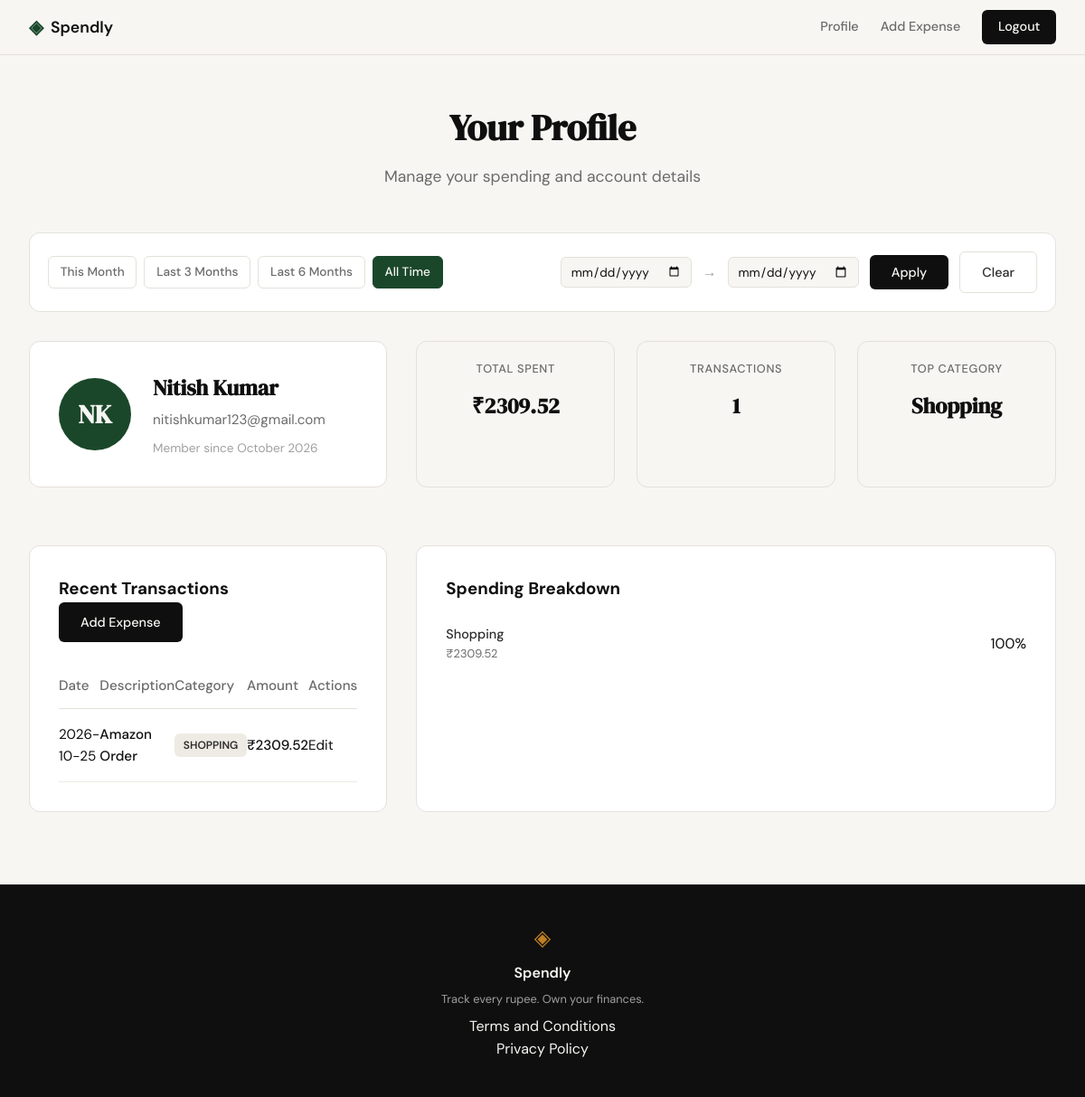
/profile (signed in), run on an earlier commit of the app's database.
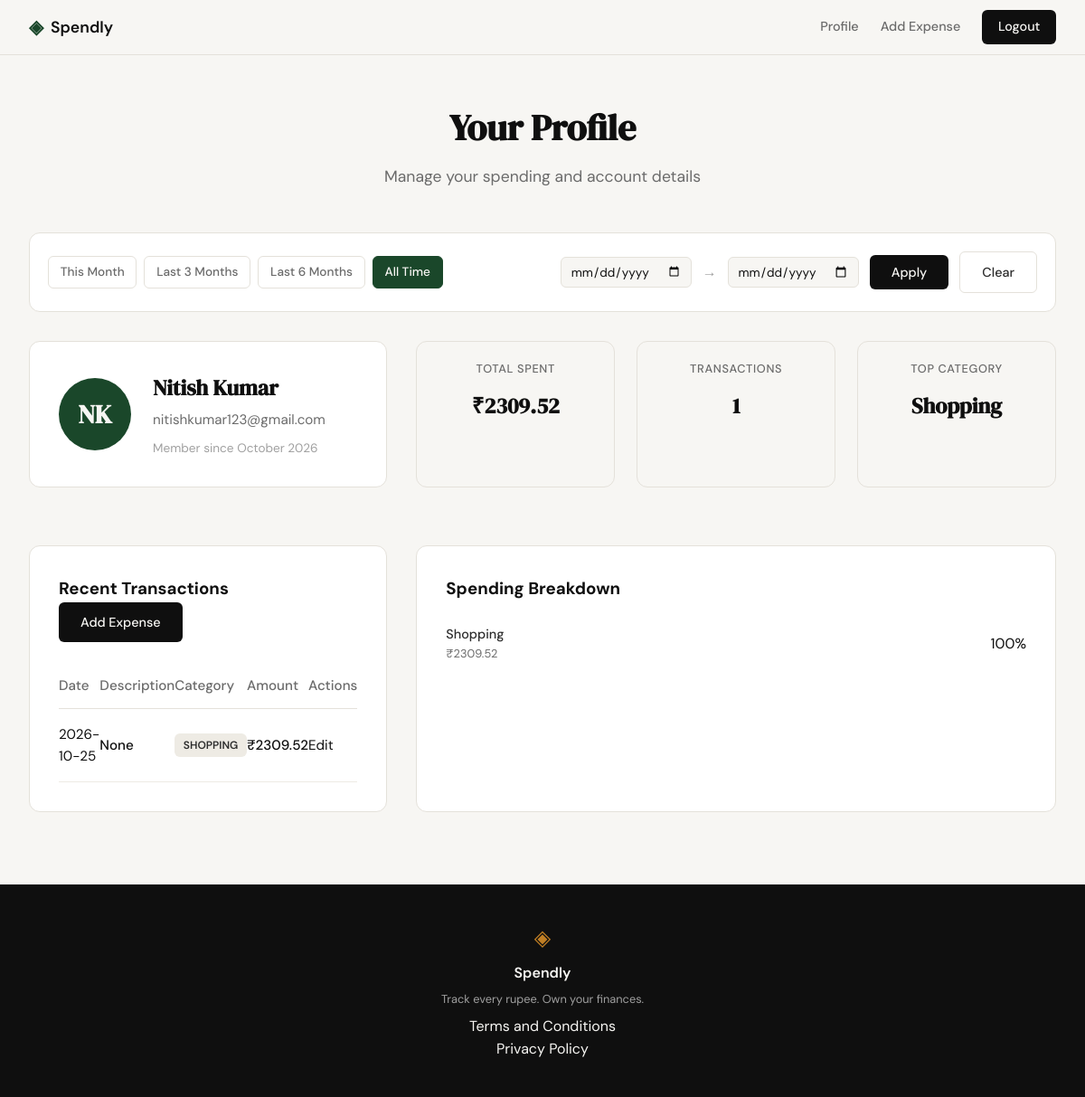
And on a later commit of the database.
### tables this page shows
CREATE TABLE users (
            id INTEGER PRIMARY KEY AUTOINCREMENT,
            name TEXT NOT NULL,
            email TEXT UNIQUE NOT NULL,
            password_hash TEXT NOT NULL,
            created_at TEXT DEFAULT (datetime('now'))
        );

CREATE TABLE expenses (
            id INTEGER PRIMARY KEY AUTOINCREMENT,
            user_id INTEGER NOT NULL,
            amount REAL NOT NULL,
            category TEXT NOT NULL,
            date TEXT NOT NULL,
            description TEXT,
            created_at TEXT DEFAULT (datetime('now')),
            FOREIGN KEY (user_id) REFERENCES users (id)
        );

### app.py (the view, shortened to what this page needs)
@app.route("/profile")
def profile():
    if not session.get("user_id"):
        return redirect(url_for("login"))
    user_id = session["user_id"]
    date_from = request.args.get("date_from")
    date_to = request.args.get("date_to")
    user = get_user_by_id(user_id)
    if not user:
        return redirect(url_for("login"))
    stats = get_summary_stats(user_id, date_from, date_to)
    transactions = get_recent_transactions(user_id, date_from=date_from, date_to=date_to)
    categories = get_category_breakdown(user_id, date_from, date_to)
    today = datetime.now().date()
    first_of_month = today.replace(day=1).strftime("%Y-%m-%d")
    this_month_from = first_of_month
    this_month_to = today.strftime("%Y-%m-%d")
    last_3m_from = (today - timedelta(days=90)).strftime("%Y-%m-%d")
    last_3m_to = today.strftime("%Y-%m-%d")
    last_6m_from = (today - timedelta(days=180)).strftime("%Y-%m-%d")
    last_6m_to = today.strftime("%Y-%m-%d")
    return render_template(
        "profile.html",
        user=user,
        stats=stats,
        transactions=transactions,
        categories=categories,
        date_from=date_from,
        date_to=date_to,
        presets={
            "this_month": (this_month_from, this_month_to),
            "last_3m": (last_3m_from, last_3m_to),
            "last_6m": (last_6m_from, last_6m_to),
        }
    )

### database/db.py (called while the page is built)
def get_db():
    conn = sqlite3.connect(DB_PATH)
    conn.row_factory = sqlite3.Row
    conn.execute("PRAGMA foreign_keys = ON")
    return conn

### database/queries.py (called while the page is built)
def get_user_by_id(user_id):
    conn = get_db()
    try:
        row = conn.execute(
            "SELECT name, email, created_at FROM users WHERE id = ?",
            (user_id,)
        ).fetchone()
        if not row:
            return None
        created_date = datetime.strptime(row['created_at'], '%Y-%m-%d %H:%M:%S')
        member_since = created_date.strftime('%B %Y')
        return {
            "name": row['name'],
            "email": row['email'],
            "member_since": member_since,
            "initials": "".join([n[0].upper() for n in row['name'].split()])
        }
    finally:
        conn.close()

def get_recent_transactions(user_id, limit=10, date_from=None, date_to=None):
    conn = get_db()
    try:
        query = "SELECT id, date, description, category, amount FROM expenses WHERE user_id = ?"
        params = [user_id]
        if date_from and date_to:
            query += " AND date BETWEEN ? AND ?"
            params.extend([date_from, date_to])
        query += " ORDER BY date DESC LIMIT ?"
        params.append(limit)
        cursor = conn.execute(query, tuple(params))
        rows = cursor.fetchall()
        return [dict(row) for row in rows]
    finally:
        conn.close()

### templates/profile.html (shortened to what this page needs)
{% extends "base.html" %}
{% block content %}
<div class="profile-container">
    <header class="profile-header">
        <h1>Your Profile</h1>
        <p>Manage your spending and account details</p>
    </header>
    <div class="filter-bar">
        <div class="preset-group">
            <a href="{{ url_for('profile', date_from=presets.this_month[0], date_to=presets.this_month[1]) }}"
               class="preset-btn {{ 'active' if date_from == presets.this_month[0] }}">This Month</a>
            <a href="{{ url_for('profile', date_from=presets.last_3m[0], date_to=presets.last_3m[1]) }}"
               class="preset-btn {{ 'active' if date_from == presets.last_3m[0] }}">Last 3 Months</a>
            <a href="{{ url_for('profile', date_from=presets.last_6m[0], date_to=presets.last_6m[1]) }}"
               class="preset-btn {{ 'active' if date_from == presets.last_6m[0] }}">Last 6 Months</a>
            <a href="{{ url_for('profile') }}"
               class="preset-btn {{ 'active' if not date_from }}">All Time</a>
        </div>
        <form class="custom-range-form" method="GET">
            <input type="date" name="date_from" value="{{ date_from or '' }}" class="form-input-date">
            <span class="range-sep">&rarr;</span>
            <input type="date" name="date_to" value="{{ date_to or '' }}" class="form-input-date">
            <button type="submit" class="btn-primary">Apply</button>
            <a href="{{ url_for('profile') }}" class="btn-ghost">Clear</a>
        </form>
    </div>
    <div class="profile-grid">
        <section class="profile-card user-card">
            <div class="user-avatar">{{ user.initials }}</div>
            <div class="user-details">
                <h2>{{ user.name }}</h2>
                <p class="user-email">{{ user.email }}</p>
                <p class="user-meta">Member since {{ user.member_since }}</p>
            </div>
        </section>
        <section class="stats-grid">
            <div class="stat-card">
                <span class="stat-label">Total Spent</span>
                <span class="stat-value">₹{{ stats.total_spent }}</span>
            </div>
            <div class="stat-card">
                <span class="stat-label">Transactions</span>
                <span class="stat-value">{{ stats.count }}</span>
            </div>
            <div class="stat-card">
                <span class="stat-label">Top Category</span>
                <span class="stat-value">{{ stats.top_category }}</span>
            </div>
        </section>
        <section class="profile-card history-card">
            <div class="history-header">
                <h3>Recent Transactions</h3>
                <a href="{{ url_for('add_expense') }}" class="btn-primary">Add Expense</a>
            </div>
            <div class="table-container">
                <table class="profile-table">
                    <thead>
                        <tr>
                            <th>Date</th>
                            <th>Description</th>
                            <th>Category</th>
                            <th class="text-right">Amount</th>
                            <th class="text-center">Actions</th>
                        </tr>
                    </thead>
                    <tbody>
                        {% for tx in transactions %}
                        <tr>
                            <td>{{ tx.date }}</td>
                            <td class="font-medium">{{ tx.description }}</td>
                            <td><span class="category-badge badge-{{ tx.category|lower }}">{{ tx.category }}</span></td>
                            <td class="text-right font-medium">₹{{ tx.amount }}</td>
                            <td class="text-center"><a href="/expenses/{{ tx.id }}/edit" class="btn-small">Edit</a></td>
                        </tr>
                        {% endfor %}
                    </tbody>
                </table>
            </div>
        </section>
        <section class="profile-card breakdown-card">
            <h3>Spending Breakdown</h3>
            <div class="breakdown-list">
                {% for cat in categories %}
                <div class="breakdown-item">
                    <div class="breakdown-info">
                        <span class="cat-name">{{ cat.name }}</span>
                        <span class="cat-amount">₹{{ cat.amount }}</span>
                    </div>
                    <span class="cat-percent">{{ cat.percent }}%</span>
                </div>
                {% endfor %}
            </div>
        </section>
    </div>
</div>
{% endblock %}

### templates/base.html (shortened to what this page needs)
<!DOCTYPE html>
<html lang="en">
<head>
    <link rel="stylesheet" href="{{ url_for('static', filename='css/style.css') }}">
    <link rel="stylesheet" href="{{ url_for('static', filename='css/landing.css') }}">
</head>
<body>
    <nav class="navbar">
        <div class="nav-inner">
            <a href="{{ url_for('landing') }}" class="nav-brand">
                <span class="brand-icon">◈</span>
                <span class="brand-name">Spendly</span>
            </a>
            <div class="nav-links">
                {% if session.get('user_id') %}
                    <a href="{{ url_for('profile') }}">Profile</a>
                    <a href="{{ url_for('add_expense') }}">Add Expense</a>
                    <a href="{{ url_for('logout') }}" class="nav-cta">Logout</a>
                {% else %}
                    <a href="{{ url_for('login') }}">Sign in</a>
                    <a href="{{ url_for('register') }}" class="nav-cta">Get started</a>
                {% endif %}
            </div>
        </div>
    </nav>
    <main class="main-content">
        {% block content %}{% endblock %}
    </main>
    <footer class="footer">
        <div class="footer-inner">
            <span class="brand-icon">◈</span>
            <span class="footer-name">Spendly</span>
            <p class="footer-copy">Track every rupee. Own your finances.</p>
            <div class="footer-links">
                <a href="{{ url_for('terms') }}">Terms and Conditions</a><br>
                <a href="{{ url_for('privacy') }}">Privacy Policy</a>
            </div>
        </div>
    </footer>
</body>
</html>

### static/css/landing.css (style rules this page uses)
.stat-card { background: var(--paper); border: 1px solid var(--border); border-radius: var(--radius-md); padding: 1.25rem; display: flex; flex-direction: column; gap: 0.25rem; }
.stat-label { font-size: 0.8rem; color: var(--ink-muted); }
.stat-value { font-family: var(--font-display); font-size: 1.5rem; font-weight: bold; color: var(--ink); }
.cat-name { width: 80px; font-size: 0.9rem; color: var(--ink-soft); }

What changed in the data, as far as the page shows it:
changed expenses "Shopping": description "Amazon Order" → "None"
